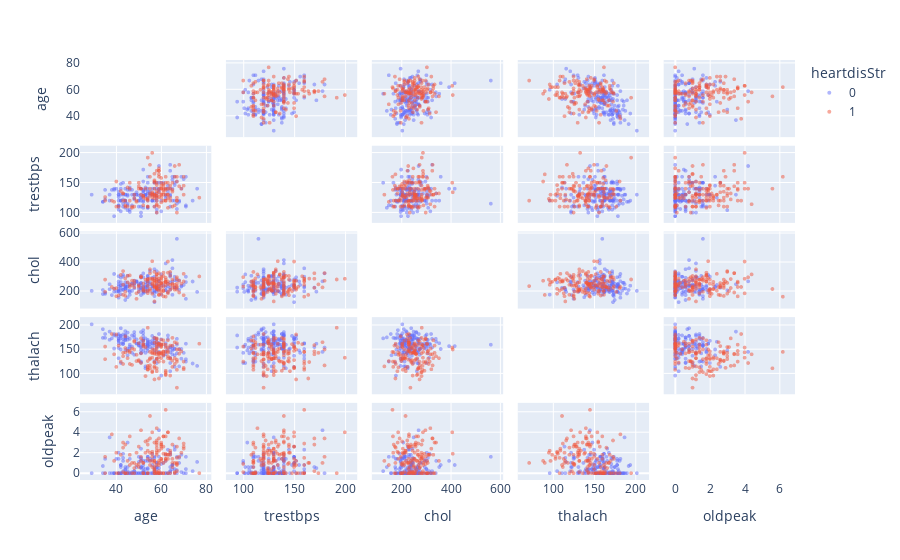

Notebook cell for this chart:
### Code cell
numdf = df[['age', 'trestbps', 'chol', 'thalach', 'oldpeak', 'heartdis']].copy()
numdf['heartdisStr'] = numdf['heartdis'].astype(str)
fig = px.scatter_matrix(numdf, dimensions=['age', 'trestbps', 'chol', 'thalach', 'oldpeak'], color='heartdisStr', opacity=0.5)
fig.update_traces(diagonal_visible=False)
fig.update_traces(marker=dict(size=4))
fig.show()

### Figure 1 — Plotly figure (JSON) as saved in the notebook; plotly's stock layout.template omitted (floating-point values rounded to 4 significant figures; data arrays with more than 128 entries replaced by an {"elided": "..."} marker saying what was removed)
{"data": [{"diagonal": {"visible": false}, "dimensions": [{"axis": {"matches": true}, "label": "age", "values": {"elided": "164 int values"}}, {"axis": {"matches": true}, "label": "trestbps", "values": {"elided": "164 int values"}}, {"axis": {"matches": true}, "label": "chol", "values": {"elided": "164 int values"}}, {"axis": {"matches": true}, "label": "thalach", "values": {"elided": "164 int values"}}, {"axis": {"matches": true}, "label": "oldpeak", "values": {"elided": "164 float values"}}], "hovertemplate": "heartdisStr=0<br>%{xaxis.title.text}=%{x}<br>%{yaxis.title.text}=%{y}<extra></extra>", "legendgroup": "0", "marker": {"color": "#636efa", "opacity": 0.5, "size": 4, "symbol": "circle"}, "name": "0", "showlegend": true, "type": "splom"}, {"diagonal": {"visible": false}, "dimensions": [{"axis": {"matches": true}, "label": "age", "values": {"elided": "139 int values"}}, {"axis": {"matches": true}, "label": "trestbps", "values": {"elided": "139 int values"}}, {"axis": {"matches": true}, "label": "chol", "values": {"elided": "139 int values"}}, {"axis": {"matches": true}, "label": "thalach", "values": {"elided": "139 int values"}}, {"axis": {"matches": true}, "label": "oldpeak", "values": {"elided": "139 float values"}}], "hovertemplate": "heartdisStr=1<br>%{xaxis.title.text}=%{x}<br>%{yaxis.title.text}=%{y}<extra></extra>", "legendgroup": "1", "marker": {"color": "#EF553B", "opacity": 0.5, "size": 4, "symbol": "circle"}, "name": "1", "showlegend": true, "type": "splom"}], "layout": {"dragmode": "select", "legend": {"title": {"text": "heartdisStr"}, "tracegroupgap": 0}, "margin": {"t": 60}}}
